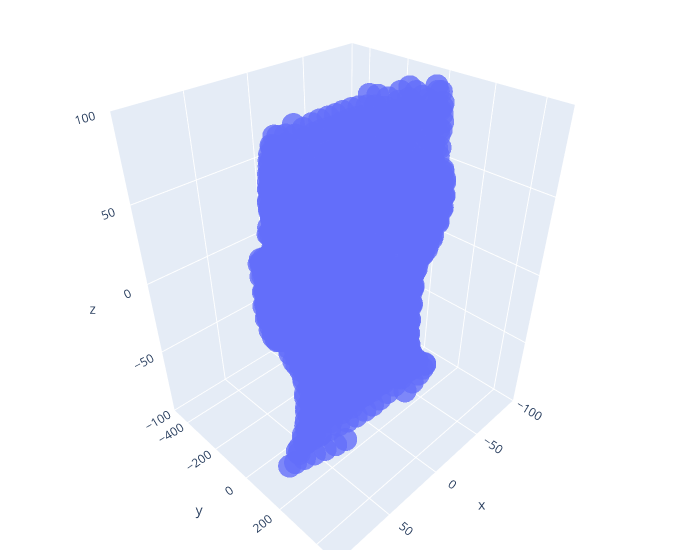

The notebook cell this image was saved under:
### Code cell
import numpy as np
import struct
import pandas as pd
import matplotlib.pyplot as plt

def add_frame_nr(df,i,k,amount_frames):

    while i < amount_frames:
        if i == 0:
            iloc_1 = 0
        if i > 0:
            iloc_1 = k - 2907
        iloc_2 = k
        df.loc[iloc_1:iloc_2,'frames'] = int(i)
        k += 2907
        i += 1
    return df

def read_pc2(path):
    with open(path, 'rb') as f:
        head_fmt = '<12siiffi'
        data_fmt = '<fff'
        head_unpack = struct.Struct(head_fmt).unpack_from
        data_unpack = struct.Struct(data_fmt).unpack_from
        data_size = struct.calcsize(data_fmt)
        headerStr = f.read(struct.calcsize(head_fmt))
        head = head_unpack(headerStr)
        nverts, nframes = head[2], head[5]
        data = []
        for i in range(nverts*nframes):
            data_line = f.read(data_size)
            if len(data_line) != data_size:
                return None
            data.append(list(data_unpack(data_line)))
        data = np.array(data).reshape([nframes, nverts, 3])
    arr_reshaped = data.reshape(data.shape[0]*data.shape[1], data.shape[2])
    df = pd.DataFrame(arr_reshaped)
    df.columns = ['x_val2','y_val2','z_val2']
    df = add_frame_nr(df,0,2907,df.shape[0]/2907)

    return df


df2 = read_pc2(r'C:\files\KLA0057Animation_stabilised.pc2')



import plotly.graph_objects as go
import plotly.express as px
#df = pd.read_csv('C:\\files\\KLA0057Animation_stabilised.csv', sep = ';')

def select_frame (dataframe,framenr):
    return dataframe[dataframe['frames'] == framenr]


df2 = select_frame(df,0.0)

#import plotly.express as px
#fig = px.scatter_3d(newdf, x='x_val2', y='y_val2', z='z_val2')

#fig = go.Figure(data=[go.Mesh3d(x='x_val2', y='y_val2', z='z_val2', color='lightpink', opacity=0.50)])

fig = go.Figure(data=[go.Scatter3d(x=newdf['x_val2'], y=newdf['y_val2'], z=newdf['z_val2'],
                   opacity=0.8,mode='markers',
                  )])

fig.update_layout(
    scene = dict(
        xaxis = dict( range=[-100,100],),
                     yaxis = dict(range=[-500,500],),
                     zaxis = dict(range=[-100,100],),),
    width=700,
    margin=dict(r=20, l=10, b=10, t=10))


# tight layout
fig.show()

### Figure 1 — Plotly figure (JSON) as saved in the notebook; plotly's stock layout.template omitted (floating-point values rounded to 4 significant figures; data arrays with more than 128 entries replaced by an {"elided": "..."} marker saying what was removed)
{"data": [{"mode": "markers", "opacity": 0.8, "type": "scatter3d", "x": {"elided": "2907 float values"}, "y": {"elided": "2907 float values"}, "z": {"elided": "2907 float values"}}], "layout": {"margin": {"b": 10, "l": 10, "r": 20, "t": 10}, "scene": {"xaxis": {"range": [-100, 100]}, "yaxis": {"range": [-500, 500]}, "zaxis": {"range": [-100, 100]}}, "width": 700}}
